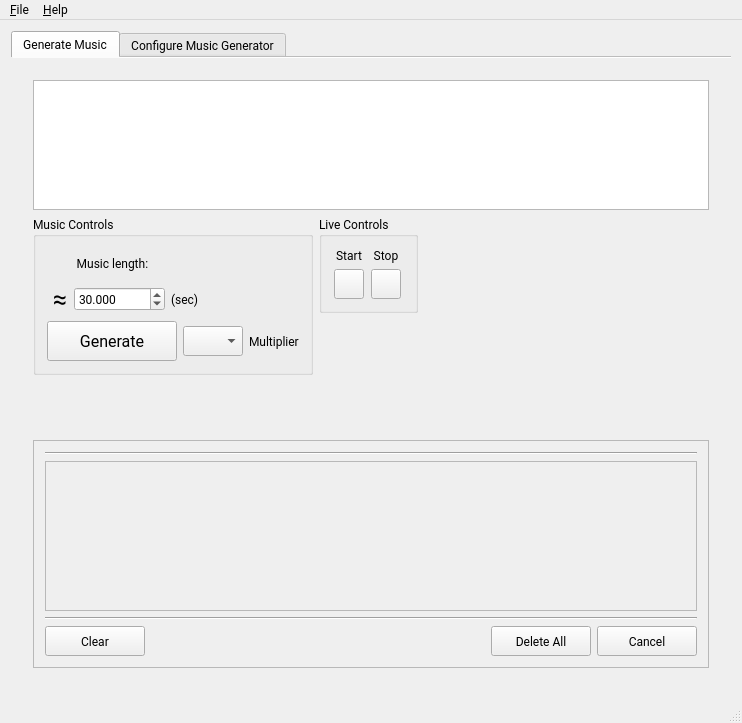
<?xml version="1.0" encoding="UTF-8"?>
<ui version="4.0">
 <class>MainWindow</class>
 <widget class="QMainWindow" name="MainWindow">
  <property name="geometry">
   <rect>
    <x>0</x>
    <y>0</y>
    <width>742</width>
    <height>723</height>
   </rect>
  </property>
  <property name="sizePolicy">
   <sizepolicy hsizetype="Expanding" vsizetype="Expanding">
    <horstretch>0</horstretch>
    <verstretch>0</verstretch>
   </sizepolicy>
  </property>
  <property name="minimumSize">
   <size>
    <width>0</width>
    <height>0</height>
   </size>
  </property>
  <property name="maximumSize">
   <size>
    <width>1920</width>
    <height>1080</height>
   </size>
  </property>
  <property name="font">
   <font>
    <family>Roboto</family>
   </font>
  </property>
  <property name="windowTitle">
   <string>Music Generator</string>
  </property>
  <property name="windowIcon">
   <iconset>
    <normaloff>../icon.png</normaloff>../icon.png</iconset>
  </property>
  <property name="styleSheet">
   <string notr="true"/>
  </property>
  <widget class="QWidget" name="centralWidget">
   <property name="sizePolicy">
    <sizepolicy hsizetype="Maximum" vsizetype="MinimumExpanding">
     <horstretch>0</horstretch>
     <verstretch>0</verstretch>
    </sizepolicy>
   </property>
   <layout class="QGridLayout" name="gridLayout_7">
    <item row="0" column="0">
     <widget class="QTabWidget" name="tabWidget">
      <property name="sizePolicy">
       <sizepolicy hsizetype="Expanding" vsizetype="Minimum">
        <horstretch>0</horstretch>
        <verstretch>0</verstretch>
       </sizepolicy>
      </property>
      <property name="tabPosition">
       <enum>QTabWidget::North</enum>
      </property>
      <property name="tabShape">
       <enum>QTabWidget::Rounded</enum>
      </property>
      <property name="currentIndex">
       <number>0</number>
      </property>
      <property name="documentMode">
       <bool>true</bool>
      </property>
      <property name="movable">
       <bool>true</bool>
      </property>
      <property name="tabBarAutoHide">
       <bool>false</bool>
      </property>
      <widget class="QWidget" name="tab_1">
       <property name="sizePolicy">
        <sizepolicy hsizetype="Expanding" vsizetype="Expanding">
         <horstretch>0</horstretch>
         <verstretch>0</verstretch>
        </sizepolicy>
       </property>
       <property name="maximumSize">
        <size>
         <width>1920</width>
         <height>1080</height>
        </size>
       </property>
       <attribute name="title">
        <string>Generate Music</string>
       </attribute>
       <layout class="QGridLayout" name="gridLayout_8">
        <item row="0" column="1">
         <widget class="QWidget" name="widget" native="true">
          <property name="sizePolicy">
           <sizepolicy hsizetype="Expanding" vsizetype="Expanding">
            <horstretch>0</horstretch>
            <verstretch>0</verstretch>
           </sizepolicy>
          </property>
          <property name="layoutDirection">
           <enum>Qt::LeftToRight</enum>
          </property>
          <property name="autoFillBackground">
           <bool>false</bool>
          </property>
          <layout class="QVBoxLayout" name="verticalLayout_2" stretch="0">
           <item>
            <layout class="QVBoxLayout" name="verticalLayout_3" stretch="0,0,0">
             <property name="sizeConstraint">
              <enum>QLayout::SetMaximumSize</enum>
             </property>
             <item>
              <widget class="QTextEdit" name="alphabetText">
               <property name="sizePolicy">
                <sizepolicy hsizetype="Expanding" vsizetype="Maximum">
                 <horstretch>0</horstretch>
                 <verstretch>0</verstretch>
                </sizepolicy>
               </property>
               <property name="maximumSize">
                <size>
                 <width>16777215</width>
                 <height>130</height>
                </size>
               </property>
              </widget>
             </item>
             <item>
              <layout class="QHBoxLayout" name="horizontalLayout_9">
               <item>
                <layout class="QVBoxLayout" name="verticalLayout_8">
                 <item>
                  <widget class="QGroupBox" name="groupBox_2">
                   <property name="title">
                    <string>Music Controls</string>
                   </property>
                   <layout class="QVBoxLayout" name="verticalLayout_5">
                    <item>
                     <layout class="QVBoxLayout" name="verticalLayout_4">
                      <item>
                       <layout class="QFormLayout" name="formLayout_2">
                        <item row="0" column="0">
                         <layout class="QVBoxLayout" name="verticalLayout_6" stretch="0,0">
                          <item>
                           <widget class="QLabel" name="label_3">
                            <property name="sizePolicy">
                             <sizepolicy hsizetype="Minimum" vsizetype="Minimum">
                              <horstretch>0</horstretch>
                              <verstretch>0</verstretch>
                             </sizepolicy>
                            </property>
                            <property name="minimumSize">
                             <size>
                              <width>60</width>
                              <height>30</height>
                             </size>
                            </property>
                            <property name="text">
                             <string>          Music length:</string>
                            </property>
                           </widget>
                          </item>
                          <item>
                           <layout class="QHBoxLayout" name="horizontalLayout_4">
                            <item>
                             <widget class="QLabel" name="label_8">
                              <property name="font">
                               <font>
                                <pointsize>19</pointsize>
                                <weight>50</weight>
                                <bold>false</bold>
                               </font>
                              </property>
                              <property name="text">
                               <string> ≈</string>
                              </property>
                             </widget>
                            </item>
                            <item>
                             <widget class="QDoubleSpinBox" name="inputSongLength_4">
                              <property name="toolTip">
                               <string extracomment="seconds"/>
                              </property>
                              <property name="toolTipDuration">
                               <number>1</number>
                              </property>
                              <property name="decimals">
                               <number>3</number>
                              </property>
                              <property name="minimum">
                               <double>1.000000000000000</double>
                              </property>
                              <property name="maximum">
                               <double>999999.989999999990687</double>
                              </property>
                              <property name="singleStep">
                               <double>5.000000000000000</double>
                              </property>
                              <property name="value">
                               <double>30.000000000000000</double>
                              </property>
                             </widget>
                            </item>
                            <item>
                             <widget class="QLabel" name="label_7">
                              <property name="text">
                               <string>(sec)</string>
                              </property>
                             </widget>
                            </item>
                           </layout>
                          </item>
                         </layout>
                        </item>
                        <item row="1" column="0">
                         <layout class="QHBoxLayout" name="horizontalLayout">
                          <item>
                           <widget class="QPushButton" name="btnGenerate_2">
                            <property name="sizePolicy">
                             <sizepolicy hsizetype="Fixed" vsizetype="Fixed">
                              <horstretch>0</horstretch>
                              <verstretch>0</verstretch>
                             </sizepolicy>
                            </property>
                            <property name="minimumSize">
                             <size>
                              <width>130</width>
                              <height>40</height>
                             </size>
                            </property>
                            <property name="font">
                             <font>
                              <pointsize>12</pointsize>
                             </font>
                            </property>
                            <property name="toolTip">
                             <string extracomment="Generate a randomly generated song."/>
                            </property>
                            <property name="text">
                             <string>Generate</string>
                            </property>
                            <property name="default">
                             <bool>false</bool>
                            </property>
                            <property name="flat">
                             <bool>false</bool>
                            </property>
                           </widget>
                          </item>
                          <item>
                           <widget class="QComboBox" name="comboMultiplier">
                            <property name="sizePolicy">
                             <sizepolicy hsizetype="Fixed" vsizetype="Fixed">
                              <horstretch>0</horstretch>
                              <verstretch>0</verstretch>
                             </sizepolicy>
                            </property>
                            <property name="minimumSize">
                             <size>
                              <width>0</width>
                              <height>30</height>
                             </size>
                            </property>
                            <property name="maximumSize">
                             <size>
                              <width>60</width>
                              <height>16777215</height>
                             </size>
                            </property>
                            <property name="currentText">
                             <string/>
                            </property>
                           </widget>
                          </item>
                          <item>
                           <widget class="QLabel" name="label_6">
                            <property name="text">
                             <string>Multiplier</string>
                            </property>
                           </widget>
                          </item>
                         </layout>
                        </item>
                       </layout>
                      </item>
                     </layout>
                    </item>
                   </layout>
                  </widget>
                 </item>
                 <item>
                  <spacer name="verticalSpacer_2">
                   <property name="orientation">
                    <enum>Qt::Vertical</enum>
                   </property>
                   <property name="sizeHint" stdset="0">
                    <size>
                     <width>20</width>
                     <height>40</height>
                    </size>
                   </property>
                  </spacer>
                 </item>
                </layout>
               </item>
               <item>
                <layout class="QVBoxLayout" name="verticalLayout_7">
                 <item>
                  <widget class="QFrame" name="LiveControl">
                   <layout class="QHBoxLayout" name="horizontalLayout_10">
                    <property name="spacing">
                     <number>0</number>
                    </property>
                    <property name="leftMargin">
                     <number>0</number>
                    </property>
                    <property name="topMargin">
                     <number>0</number>
                    </property>
                    <property name="rightMargin">
                     <number>0</number>
                    </property>
                    <property name="bottomMargin">
                     <number>0</number>
                    </property>
                    <item>
                     <widget class="QGroupBox" name="groupBox">
                      <property name="title">
                       <string>Live Controls</string>
                      </property>
                      <layout class="QGridLayout" name="gridLayout_3">
                       <item row="0" column="0">
                        <widget class="QLabel" name="label_9">
                         <property name="font">
                          <font>
                           <weight>50</weight>
                           <bold>false</bold>
                          </font>
                         </property>
                         <property name="text">
                          <string>Start</string>
                         </property>
                         <property name="alignment">
                          <set>Qt::AlignCenter</set>
                         </property>
                        </widget>
                       </item>
                       <item row="0" column="1">
                        <widget class="QLabel" name="label_10">
                         <property name="font">
                          <font>
                           <weight>50</weight>
                           <bold>false</bold>
                          </font>
                         </property>
                         <property name="text">
                          <string>Stop</string>
                         </property>
                         <property name="alignment">
                          <set>Qt::AlignCenter</set>
                         </property>
                        </widget>
                       </item>
                       <item row="1" column="1">
                        <widget class="QPushButton" name="btnLiveStop">
                         <property name="sizePolicy">
                          <sizepolicy hsizetype="Fixed" vsizetype="Fixed">
                           <horstretch>0</horstretch>
                           <verstretch>0</verstretch>
                          </sizepolicy>
                         </property>
                         <property name="minimumSize">
                          <size>
                           <width>30</width>
                           <height>30</height>
                          </size>
                         </property>
                         <property name="maximumSize">
                          <size>
                           <width>30</width>
                           <height>30</height>
                          </size>
                         </property>
                         <property name="text">
                          <string/>
                         </property>
                        </widget>
                       </item>
                       <item row="1" column="0">
                        <widget class="QPushButton" name="btnLiveStart">
                         <property name="sizePolicy">
                          <sizepolicy hsizetype="Fixed" vsizetype="Fixed">
                           <horstretch>0</horstretch>
                           <verstretch>0</verstretch>
                          </sizepolicy>
                         </property>
                         <property name="minimumSize">
                          <size>
                           <width>30</width>
                           <height>30</height>
                          </size>
                         </property>
                         <property name="maximumSize">
                          <size>
                           <width>30</width>
                           <height>30</height>
                          </size>
                         </property>
                         <property name="text">
                          <string/>
                         </property>
                        </widget>
                       </item>
                      </layout>
                     </widget>
                    </item>
                   </layout>
                  </widget>
                 </item>
                 <item>
                  <spacer name="verticalSpacer">
                   <property name="orientation">
                    <enum>Qt::Vertical</enum>
                   </property>
                   <property name="sizeHint" stdset="0">
                    <size>
                     <width>20</width>
                     <height>40</height>
                    </size>
                   </property>
                  </spacer>
                 </item>
                </layout>
               </item>
               <item>
                <spacer name="horizontalSpacer_4">
                 <property name="orientation">
                  <enum>Qt::Horizontal</enum>
                 </property>
                 <property name="sizeHint" stdset="0">
                  <size>
                   <width>40</width>
                   <height>20</height>
                  </size>
                 </property>
                </spacer>
               </item>
              </layout>
             </item>
             <item>
              <widget class="QFrame" name="generatedMusicLayout_2">
               <property name="sizePolicy">
                <sizepolicy hsizetype="Expanding" vsizetype="Maximum">
                 <horstretch>0</horstretch>
                 <verstretch>0</verstretch>
                </sizepolicy>
               </property>
               <property name="minimumSize">
                <size>
                 <width>0</width>
                 <height>200</height>
                </size>
               </property>
               <property name="frameShape">
                <enum>QFrame::StyledPanel</enum>
               </property>
               <property name="frameShadow">
                <enum>QFrame::Raised</enum>
               </property>
               <layout class="QGridLayout" name="gridLayout_4">
                <item row="2" column="0">
                 <widget class="QScrollArea" name="scrollArea">
                  <property name="sizePolicy">
                   <sizepolicy hsizetype="Expanding" vsizetype="Maximum">
                    <horstretch>0</horstretch>
                    <verstretch>0</verstretch>
                   </sizepolicy>
                  </property>
                  <property name="minimumSize">
                   <size>
                    <width>0</width>
                    <height>150</height>
                   </size>
                  </property>
                  <property name="widgetResizable">
                   <bool>true</bool>
                  </property>
                  <widget class="QWidget" name="scrollAreaWidgetContents_2">
                   <property name="geometry">
                    <rect>
                     <x>0</x>
                     <y>0</y>
                     <width>664</width>
                     <height>148</height>
                    </rect>
                   </property>
                   <property name="sizePolicy">
                    <sizepolicy hsizetype="Preferred" vsizetype="Preferred">
                     <horstretch>0</horstretch>
                     <verstretch>200</verstretch>
                    </sizepolicy>
                   </property>
                   <layout class="QGridLayout" name="gridLayout">
                    <item row="0" column="0">
                     <layout class="QGridLayout" name="gridMusicProgress"/>
                    </item>
                   </layout>
                  </widget>
                 </widget>
                </item>
                <item row="3" column="0">
                 <widget class="Line" name="line_2">
                  <property name="orientation">
                   <enum>Qt::Horizontal</enum>
                  </property>
                 </widget>
                </item>
                <item row="1" column="0">
                 <widget class="Line" name="line">
                  <property name="orientation">
                   <enum>Qt::Horizontal</enum>
                  </property>
                 </widget>
                </item>
                <item row="4" column="0">
                 <layout class="QHBoxLayout" name="horizontalLayout_2" stretch="0,0,0,0">
                  <property name="sizeConstraint">
                   <enum>QLayout::SetMinimumSize</enum>
                  </property>
                  <item>
                   <widget class="QPushButton" name="btnClear">
                    <property name="sizePolicy">
                     <sizepolicy hsizetype="Fixed" vsizetype="Fixed">
                      <horstretch>0</horstretch>
                      <verstretch>0</verstretch>
                     </sizepolicy>
                    </property>
                    <property name="minimumSize">
                     <size>
                      <width>100</width>
                      <height>30</height>
                     </size>
                    </property>
                    <property name="text">
                     <string>Clear</string>
                    </property>
                   </widget>
                  </item>
                  <item>
                   <spacer name="horizontalSpacer_2">
                    <property name="orientation">
                     <enum>Qt::Horizontal</enum>
                    </property>
                    <property name="sizeHint" stdset="0">
                     <size>
                      <width>40</width>
                      <height>20</height>
                     </size>
                    </property>
                   </spacer>
                  </item>
                  <item>
                   <widget class="QPushButton" name="btnDeleteAll">
                    <property name="minimumSize">
                     <size>
                      <width>100</width>
                      <height>30</height>
                     </size>
                    </property>
                    <property name="text">
                     <string>Delete All</string>
                    </property>
                    <property name="checkable">
                     <bool>false</bool>
                    </property>
                   </widget>
                  </item>
                  <item>
                   <widget class="QPushButton" name="btnCancelThreads">
                    <property name="minimumSize">
                     <size>
                      <width>100</width>
                      <height>30</height>
                     </size>
                    </property>
                    <property name="text">
                     <string>Cancel</string>
                    </property>
                   </widget>
                  </item>
                 </layout>
                </item>
               </layout>
              </widget>
             </item>
            </layout>
           </item>
          </layout>
         </widget>
        </item>
       </layout>
      </widget>
      <widget class="QWidget" name="tab_2">
       <property name="sizePolicy">
        <sizepolicy hsizetype="Expanding" vsizetype="Expanding">
         <horstretch>0</horstretch>
         <verstretch>0</verstretch>
        </sizepolicy>
       </property>
       <property name="maximumSize">
        <size>
         <width>1920</width>
         <height>1080</height>
        </size>
       </property>
       <attribute name="title">
        <string>Configure Music Generator</string>
       </attribute>
       <layout class="QGridLayout" name="gridLayout_9" rowstretch="0,2" columnstretch="1,3">
        <item row="1" column="1">
         <layout class="QVBoxLayout" name="verticalLayout">
          <item>
           <widget class="QScrollArea" name="NoteGroups">
            <property name="widgetResizable">
             <bool>true</bool>
            </property>
            <widget class="QWidget" name="scrollAreaWidgetContents">
             <property name="geometry">
              <rect>
               <x>0</x>
               <y>0</y>
               <width>521</width>
               <height>584</height>
              </rect>
             </property>
             <layout class="QGridLayout" name="gridLayout_10">
              <item row="2" column="0">
               <layout class="QGridLayout" name="NoteGridLayout"/>
              </item>
             </layout>
            </widget>
           </widget>
          </item>
         </layout>
        </item>
        <item row="1" column="0">
         <layout class="QHBoxLayout" name="horizontalLayout_3">
          <item>
           <layout class="QGridLayout" name="gridLayout_2">
            <item row="5" column="0">
             <widget class="QLabel" name="label_2">
              <property name="text">
               <string>Note Types</string>
              </property>
             </widget>
            </item>
            <item row="7" column="0">
             <widget class="QScrollArea" name="NoteTypesGroup">
              <property name="sizePolicy">
               <sizepolicy hsizetype="MinimumExpanding" vsizetype="MinimumExpanding">
                <horstretch>0</horstretch>
                <verstretch>0</verstretch>
               </sizepolicy>
              </property>
              <property name="widgetResizable">
               <bool>true</bool>
              </property>
              <widget class="QWidget" name="scrollAreaWidgetContents_3">
               <property name="geometry">
                <rect>
                 <x>0</x>
                 <y>0</y>
                 <width>169</width>
                 <height>433</height>
                </rect>
               </property>
               <layout class="QGridLayout" name="gridLayout_11">
                <item row="0" column="0">
                 <layout class="QGridLayout" name="NoteTypeGridLayout" rowstretch="0" columnstretch="0"/>
                </item>
               </layout>
              </widget>
             </widget>
            </item>
            <item row="3" column="0">
             <widget class="QLabel" name="label_5">
              <property name="text">
               <string>Genres</string>
              </property>
             </widget>
            </item>
            <item row="1" column="0">
             <widget class="QComboBox" name="genAlgorithms_4">
              <property name="font">
               <font>
                <pointsize>15</pointsize>
               </font>
              </property>
              <property name="toolTip">
               <string/>
              </property>
              <property name="toolTipDuration">
               <number>-1</number>
              </property>
              <property name="statusTip">
               <string/>
              </property>
              <property name="accessibleDescription">
               <string/>
              </property>
             </widget>
            </item>
            <item row="4" column="0">
             <widget class="QComboBox" name="genresComboBox">
              <property name="font">
               <font>
                <pointsize>15</pointsize>
               </font>
              </property>
             </widget>
            </item>
            <item row="0" column="0">
             <widget class="QLabel" name="label_4">
              <property name="text">
               <string>Algorithms</string>
              </property>
             </widget>
            </item>
           </layout>
          </item>
         </layout>
        </item>
        <item row="0" column="1">
         <widget class="QLabel" name="label">
          <property name="text">
           <string>Notes</string>
          </property>
         </widget>
        </item>
       </layout>
      </widget>
     </widget>
    </item>
   </layout>
  </widget>
  <widget class="QMenuBar" name="menuBar">
   <property name="geometry">
    <rect>
     <x>0</x>
     <y>0</y>
     <width>742</width>
     <height>25</height>
    </rect>
   </property>
   <widget class="QMenu" name="menutest">
    <property name="title">
     <string>&amp;File</string>
    </property>
    <widget class="QMenu" name="menu_Prefrences">
     <property name="title">
      <string>&amp;Prefrences</string>
     </property>
     <addaction name="actionTheme"/>
    </widget>
    <addaction name="menu_Prefrences"/>
   </widget>
   <widget class="QMenu" name="menuHelp">
    <property name="title">
     <string>&amp;Help</string>
    </property>
    <addaction name="separator"/>
    <addaction name="actionLicense"/>
    <addaction name="actionAbout_Qt"/>
    <addaction name="separator"/>
    <addaction name="actionAbout"/>
   </widget>
   <addaction name="menutest"/>
   <addaction name="menuHelp"/>
  </widget>
  <widget class="QStatusBar" name="statusBar"/>
  <action name="actionExport">
   <property name="text">
    <string>&amp;Export</string>
   </property>
   <property name="statusTip">
    <string extracomment="test"/>
   </property>
  </action>
  <action name="action_Import">
   <property name="text">
    <string>&amp;Import</string>
   </property>
  </action>
  <action name="actionPrefrences">
   <property name="text">
    <string>&amp;Prefrences</string>
   </property>
  </action>
  <action name="actionOpen_Media_Player">
   <property name="text">
    <string>&amp;Open Media Player</string>
   </property>
  </action>
  <action name="actionLicense">
   <property name="text">
    <string>View License</string>
   </property>
  </action>
  <action name="actionAbout_Qt">
   <property name="text">
    <string>About Qt</string>
   </property>
  </action>
  <action name="actionAbout">
   <property name="text">
    <string>About</string>
   </property>
  </action>
  <action name="actionTheme">
   <property name="text">
    <string>Settings</string>
   </property>
  </action>
 </widget>
 <layoutdefault spacing="6" margin="11"/>
 <resources/>
 <connections/>
</ui>
